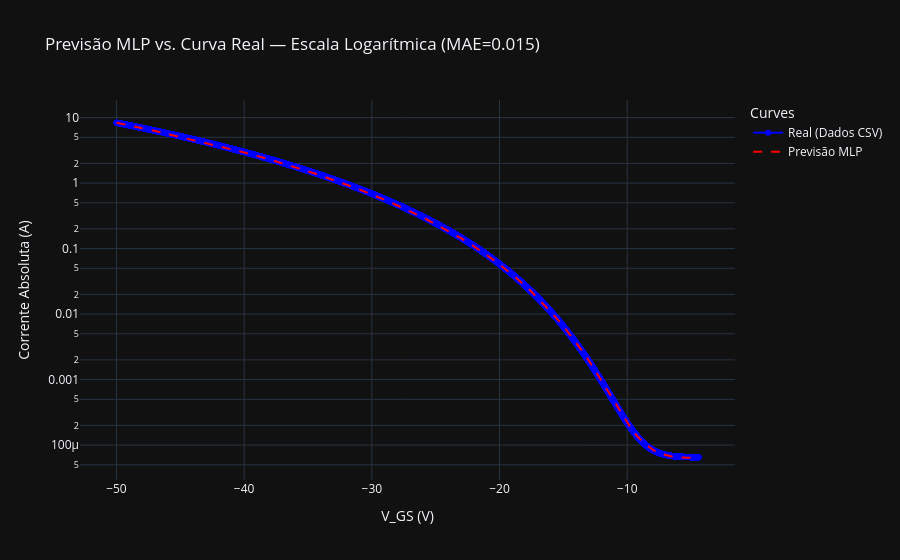

The notebook cell this image was saved under:
### Markdown cell above
### 6.2 — Gráfico em escala logarítmica

Use esta visualização para avaliar a qualidade do ajuste na região subthreshold e verificar se a inclinação da curva está correta.

### Code cell
plot_curve_comparison(
    V_data=V_real,
    I_real=I_real,
    V_fixed=v_fixed,
    is_transfer=is_transfer,
    mlp_model=(prepare_mlp_features, trained_model, feature_scaler, target_scaler),
    yscale="log",
    title="Previsão MLP vs. Curva Real — Escala Logarítmica"
)

### Figure 1 — Plotly figure (JSON) as saved in the notebook; plotly's stock layout.template omitted (floating-point values rounded to 4 significant figures; data arrays with more than 128 entries replaced by an {"elided": "..."} marker saying what was removed)
{"data": [{"line": {"color": "blue"}, "mode": "lines+markers", "name": "Real (Dados CSV)", "type": "scatter", "x": {"elided": "9999 float values"}, "y": {"elided": "9999 float values"}}, {"line": {"color": "red", "dash": "dash"}, "mode": "lines", "name": "Previsão MLP", "type": "scatter", "x": {"elided": "9999 float values"}, "y": {"elided": "9999 float values"}}], "layout": {"legend": {"title": {"text": "Curves"}}, "title": {"text": "Previsão MLP vs. Curva Real — Escala Logarítmica (MAE=0.015)"}, "xaxis": {"title": {"text": "V_GS (V)"}}, "yaxis": {"title": {"text": "Corrente Absoluta (A)"}, "type": "log"}}}
